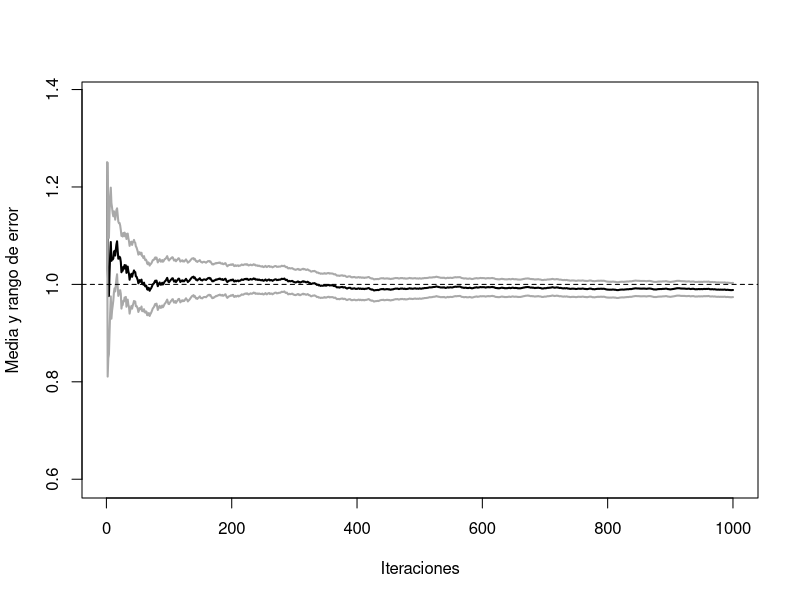
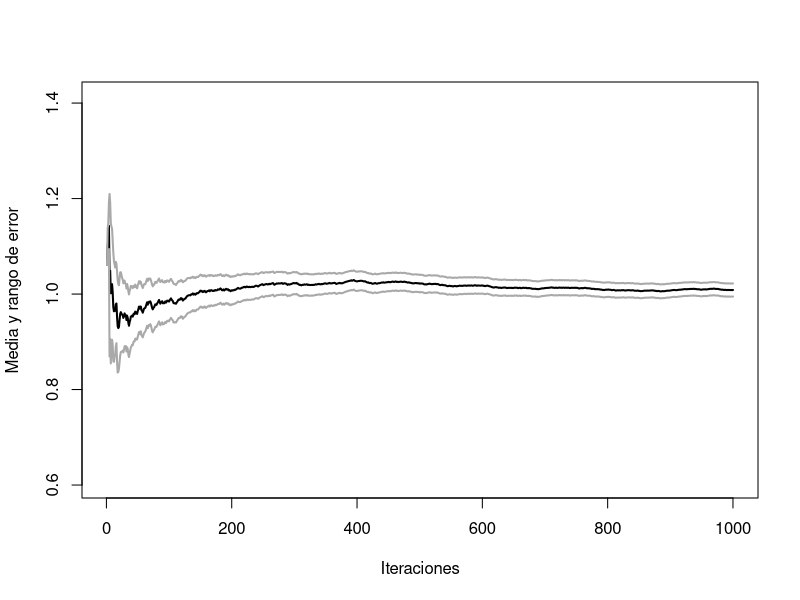
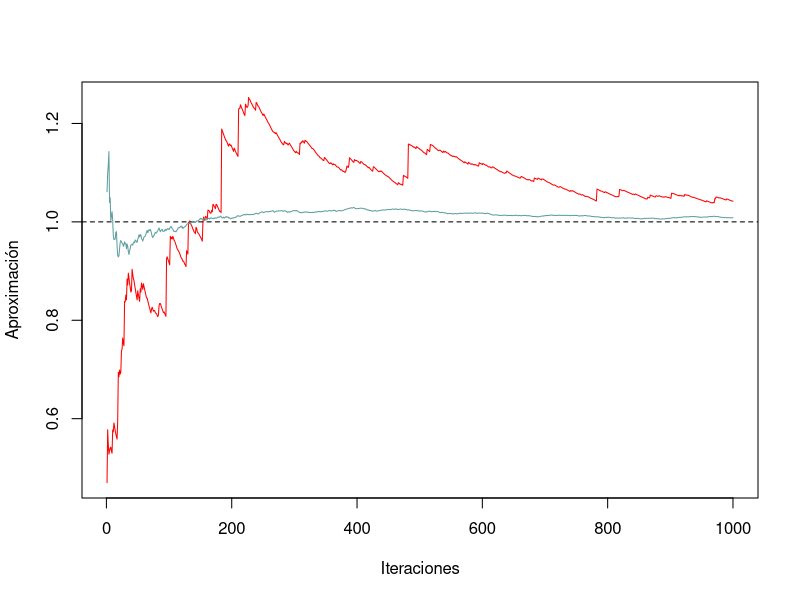
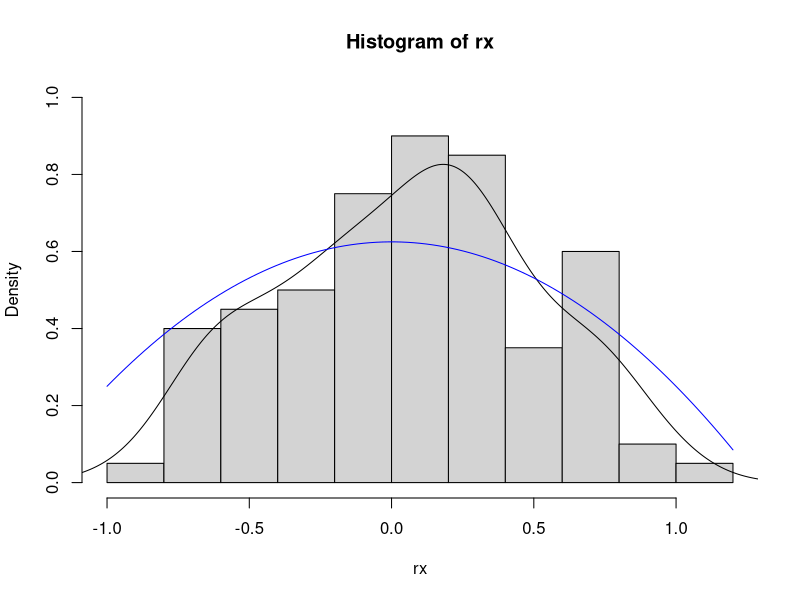

Write the R code that produced these figures, in order.
## ---- chunk 1

mc.integral <- function(fun, a, b, n) {
    x <- runif(n, a, b)
    fx <- sapply(x, fun)
    return(mean(fx) * (b - a))
}



#Aunque posteriormente usaremos una función de Monte Carlo más compleja que incluye representación gráfica.


mc.integral <- function(fun, a, b, n, plot = TRUE) {
    fx <- sapply(runif(n, a, b), fun) * (b - a)
    if (plot) {
        estint <- cumsum(fx)/(1:n)
        esterr <- sqrt(cumsum((fx - estint)^2))/(1:n)
        plot(estint, ylab = "Media y rango de error", type = "l", lwd = 2, ylim = mean(fx) + 
            2 * c(-esterr[1], esterr[1]), xlab = "Iteraciones")
        lines(estint + 2 * esterr, col = "darkgray", lwd = 2)
        lines(estint - 2 * esterr, col = "darkgray", lwd = 2)
        return(list(valor = estint[n], error = 2 * esterr[n]))
    } else return(list(valor = mean(fx), error = 2 * sd(fx)/sqrt(n)))
}
## ---- chunk 2
fun <- function(x) return((1/8) * (5-3*x^2))
set.seed(1718)
p1 <- mc.integral(fun, -1, 1, 20,plot = F)
p1$valor
## ---- chunk 3
p2 <- mc.integral(fun, -1, 1, 100,plot=F)
p2$valor
## ---- chunk 4
error_función <- c(p1$error,p2$error)
error_por_aproximación <- c(abs(1-p1$valor), abs(1-p2$valor))
p <- cbind(error_función, error_por_aproximación)
row.names(p) <- c('n=20','n=100')
p
## ---- chunk 5
set.seed(1718)
c <- mc.integral(fun, -1, 1, 1000)
abline(h = 1, lty = 2)
## ---- chunk 6
error_función <- c$error
error_por_aproximación <- abs(1-c$valor)
p <- cbind(error_función,error_por_aproximación)
row.names(p) <- c('n=1000')
p
## ---- chunk 7
set.seed(1718)
nsim <- 10^3
y <- rnorm(nsim,mean=0,sd=0.3)
w <- fun(y)/dnorm(y , sd=0.3)


## ---- chunk 8
mean(w * (y > -1) * (y < 1)) 
## ---- chunk 9
#Esto es para obtener los datos del literal anterior.
mc.integral1 <- function(fun, a, b, n, plot = TRUE) {
    fx <- sapply(runif(n, a, b), fun) * (b - a)
    if (plot) {
        estint <- cumsum(fx)/(1:n)
        esterr <- sqrt(cumsum((fx - estint)^2))/(1:n)
        plot(estint, ylab = "Media y rango de error", type = "l", lwd = 2, ylim = mean(fx) + 
            2 * c(-esterr[1], esterr[1]), xlab = "Iteraciones")
        lines(estint + 2 * esterr, col = "darkgray", lwd = 2)
        lines(estint - 2 * esterr, col = "darkgray", lwd = 2)
        return(estint)
    } else return(estint)
}
g <- mc.integral1(fun, -1, 1, 1000)
## ---- chunk 10

plot(cumsum(w * (y > -1) * (y < 1))/1:nsim, type = "l", ylab = "Aproximación", xlab = "Iteraciones", col='red')
abline(h = 1, lty = 2)
lines(g,type = "l", ylab = "Aproximación", xlab = "Iteraciones",col='cadetblue')
 

mean(w)
## ---- chunk 11

sqrt(var(w)/nsim)
sqrt(var(g)/nsim)

## ---- chunk 12
#Desarrolllo del literal c)
 
 nsim <- 10^2
# numero de simulaciones de la densidad auxiliar
nsim2 <- 10^3
set.seed(1750)
y <- rnorm(nsim2,0,0.3)
w <- fun(y)/dnorm(y,0,0.3)

rx <- sample(y,nsim,prob = w/sum(w))
hist(rx,freq=F, breaks = "FD",ylim = c(0,1))
lines(density(rx))
curve(fun,col='blue',add=T)
